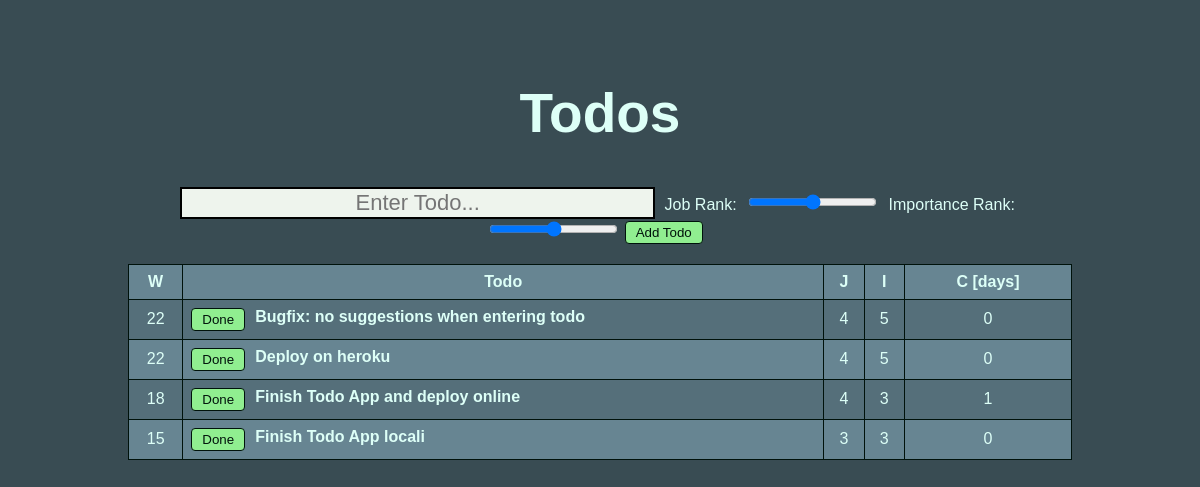
Before: /todos/ with the older database file.
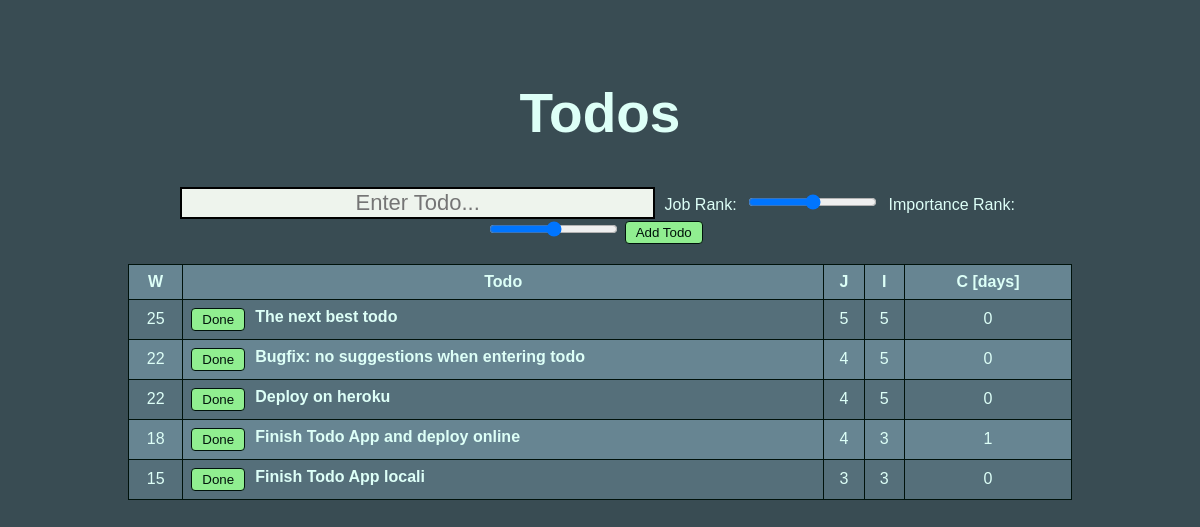
After: the same page with the newer database file.
### todos/models.py (models this page shows, shortened)
class Todo(models.Model):
    todo_text = models.CharField(max_length=500)
    job_rank = models.IntegerField(default=0)
    imp_rank = models.IntegerField(default=0)
    prio = models.IntegerField(default=0)
    creation_date = models.DateTimeField('date created')

### todos/views.py (the view)
# urls.py: path('', views.main, name='main'),
def main(request):
    if request.POST:
        print("Got Post request on Main")
        todo = Todo()
        todo.job_rank = request.POST['job_rank']
        todo.imp_rank = request.POST['imp_rank']
        todo.prio = int(3 * int(request.POST['job_rank']) +
                        2 * int(request.POST['imp_rank']))
        todo.todo_text = request.POST['todo_text']
        todo.creation_date = datetime.datetime.now()
        todo.save()
        return redirect('/todos/')
    else:
        latest_todo_list = Todo.objects.order_by('-prio', 'creation_date')
        context = {
            'latest_todo_list': latest_todo_list,
        }
        return render(request, 'todos/main.html', context)

### todos/templates/todos/main.html (shortened to what this page needs)
<!DOCTYPE html>
<html lang="en">
<head>
</head>
<body>
    <h1 style="font-size: 55px;">Todos</h1>
    <form action="{% url 'todos:main' %}" method="post" autocomplete="off">
        <div class="rank-group">
            <input type="text" name="todo_text" id="todo_text" placeholder="Enter Todo...">
            <label for="job-rank">Job Rank:</label>
            <input type="range" min=1 max=5 name="job_rank" id="job-rank">
            <label for="imp-rank">Importance Rank:</label>
            <input type="range" min=1 max=5 name="imp_rank" id="imp-rank">
            <input type="submit" value="Add Todo">
        </div>
    </form>
    {% if latest_todo_list %}
    <table>
        <tr>
            <th>W</th>
            <th>Todo</th>
            <th>J</th>
            <th>I</th>
            <th>C [days]</th>
        </tr>
        {% for todo in latest_todo_list %}
        <tr>
            <td>{{ todo.prio }}</td>
            <form action="{% url 'todos:delete' todo.id %}" method="post">
                <td class="tab-col-todo-text">
                    <input type="submit" value="Done" style="float: left;">
                    <a href="{% url 'todos:detail' todo.id %}">{{ todo.todo_text }}</a>
                </td>
            </form>
            <td>{{ todo.job_rank }}</td>
            <td>{{ todo.imp_rank }}</td>
            <td style="width: 150px;">
                <p style="padding: 0px; margin: 0px" id="todo-{{todo.id}}"></p>
            </td>
        </tr>
        {% endfor %}
    </table>
    {% else %}
    <p>No polls are available.</p>
    {% endif %}
</body>
</html>

Changed rows visible on the page:
added Todo: prio "25", todo_text "The next best todo", job_rank "5", imp_rank "5"
